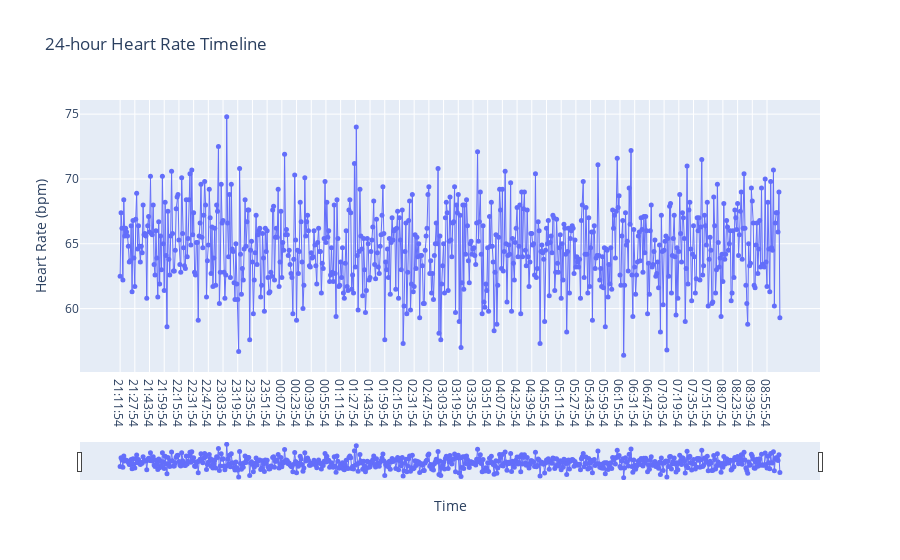

The notebook cell this image was saved under:
### Markdown cell above
## Interactive Visualization

### Code cell
import plotly.graph_objects as go

fig = go.Figure()

fig.add_trace(go.Scatter(x=timestamps, y=heart_rates, mode='lines+markers',
                         hoverinfo='y', marker=dict(size=5),
                         line=dict(width=1)))


fig.update_layout(
    title='24-hour Heart Rate Timeline',
    xaxis_title='Time',
    yaxis_title='Heart Rate (bpm)',
    hovermode='x',
    xaxis=dict(
        rangeslider=dict(
            visible=True,
            thickness=0.1
        ),
        type='category'
    ),
    yaxis=dict(
        fixedrange=False
    )
)

fig.show()

### Figure 1 — Plotly figure (JSON) as saved in the notebook; plotly's stock layout.template omitted (floating-point values rounded to 4 significant figures; data arrays with more than 128 entries replaced by an {"elided": "..."} marker saying what was removed)
{"data": [{"hoverinfo": "y", "line": {"width": 1}, "marker": {"size": 5}, "mode": "lines+markers", "type": "scatter", "x": {"elided": "719 str values"}, "y": {"elided": "719 float values"}}], "layout": {"hovermode": "x", "title": {"text": "24-hour Heart Rate Timeline"}, "xaxis": {"rangeslider": {"thickness": 0.1, "visible": true}, "title": {"text": "Time"}, "type": "category"}, "yaxis": {"fixedrange": false, "title": {"text": "Heart Rate (bpm)"}}}}
